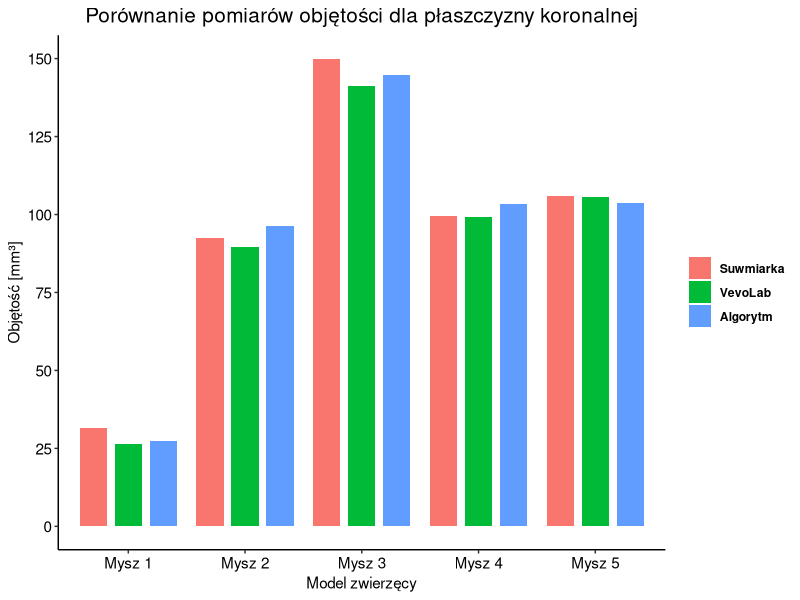

Reproduce this figure in R.
library(ggplot2)
library(tidyr)
library(dplyr)

#Create the data frame
dane <- data.frame(
  Mysz = paste0("Mysz ", 1:5),
  #Suwmiarka = c(31.566, 92.317, 149.855, 99.623, 105.794), #axial
  #VevoLab = c(24.049, 109.653, 142.699, 99.968, 105.322),  #axial
  #Algorytm = c(24.54, 98.59, 142.16, 109.01, 109.98)       #axial
  Suwmiarka = c(31.566, 92.317, 149.855, 99.623, 105.794),  #coronal
  VevoLab = c(26.462, 89.453, 141.057, 99.256, 105.748),    #coronal
  Algorytm = c(27.37, 96.28, 144.89, 103.28, 103.78)        #coronal
)

#Convert to long format data (ggplot2)
dane_long <- dane %>%
  pivot_longer(cols = -Mysz, names_to = "Metoda", values_to = "Objętość")
dane_long$Metoda <- factor(dane_long$Metoda, levels = c("Suwmiarka", "VevoLab", "Algorytm"))

#Create grouped bar plot
ggplot(dane_long, aes(x = Mysz, y = Objętość, fill = Metoda)) +
  geom_bar(stat = "identity", position = position_dodge(width = 0.9), width = 0.7) +
  labs(
    title = "Porównanie pomiarów objętości dla płaszczyzny koronalnej", #title = "Comparison of volume measurements in the (coronal) plane"
    y = "Objętość [mm³]",     # y = "Volume [mm³]"
    x= "Model zwierzęcy"      # x = "Animal model"
  ) +
  scale_y_continuous(breaks = seq(0, 150, by = 25), limits = c(0, 150))+
  theme_classic() +
  theme(
    axis.text = element_text(size = 11, color = "black"),
    axis.title = element_text(size = 11),
    plot.title = element_text(size=15,hjust=0.5),
    legend.title = element_blank(),
    legend.text = element_text(face = "bold")
  )
